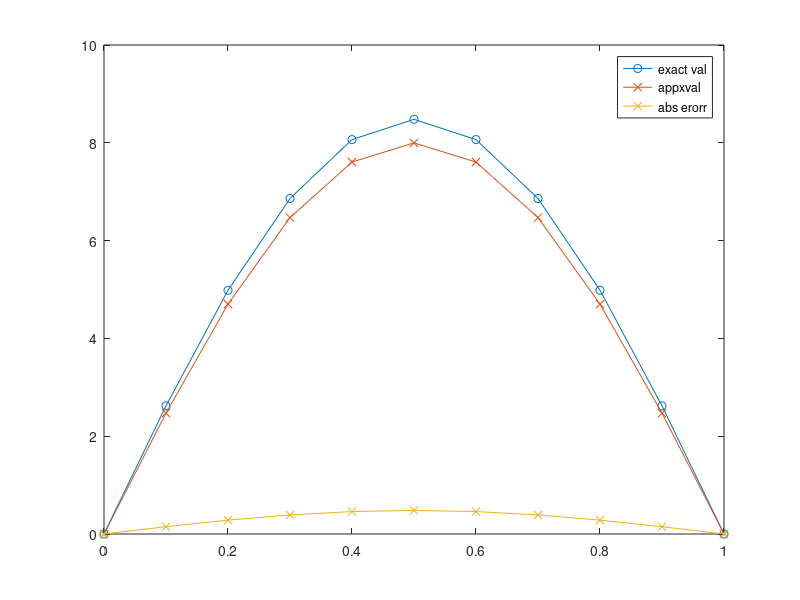

Source code (MATLAB):
clear All;
close All;
clc;
clear;
% Input Data
x_L=1;
alpha=0.02;
a=@(t) (0);
b=@(t) (0);
 
dx=0.1;
%The analytical solution is
c=100;
ua=@(x,t)(c*exp((-alpha*(pi)^2*t)/x_L^2)*sin((pi*x)/x_L));
g=@(x)(c.*sin((pi.*x)./x_L));

r=2.5;
dt=(r*(dx)^2)/alpha;
nx=x_L/dx;
nt=50;
t_f=nt*dt;
t1=0:dt:t_f;
x1=0:dx:x_L;
u=zeros(nt+1,nx+1);
u(:,1)=a(t1');
u(:,end)=b(t1');
u(1,:)=g(x1);

% u(x_i,t_j+1)=ru(x_i+1,t_j)+(1-2r)u(x_i,t_j)+ru(x_i-1,t_j);
for it =2:nt+1
    for jt=2:nx
        u(it,jt)=r*u(it-1,jt+1)+(1-2*r)*u(it-1,jt)+r*u(it-1,jt-1);
    end
end

%part a)
fprintf('grid X    exactval    appxval\n--------------------------------------------------\n');
for it=1:nx+1
    exactval=ua(x1,10*dt);
    appxval=u(10,:);
    fprintf("%5s %12s %12s\n",num2str(x1(it)),num2str(exactval(it)),num2str(appxval(it)));
end

plot(x1,exactval,'-o',x1,appxval,'-x',x1,abs(exactval-appxval),'-x');

legend('exact val','appxval','abs erorr'); 